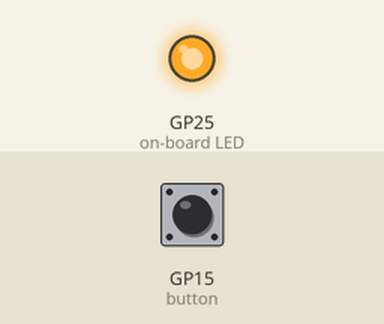
The program below on a simulated Raspberry Pi Pico running MicroPython. Parts: output pins drawn as LEDs (lit = HIGH). Inputs (shaded band) come from the test bench; at power-on: GP15 (button) HIGH.

Above: at 0.1 s.
Timing chart, 0 to 1.6 s (numbered marks = the images above):
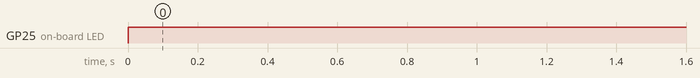

Measured:
- by itself, GP25 (on-board LED): LOW → HIGH at 0.00 s

The program:

main.py
```python
from machine import Pin, reset
from time import sleep_ms

BUTTON_PIN = 15

def handle_button_irq(pin):
    print("#CODE:100") # Código 100 - Representa o reset via botão
    reset()

button = Pin(BUTTON_PIN, Pin.IN)
Pin('LED', Pin.OUT).on()

while button.value() == 0:
    sleep_ms(50)
while button.value() == 1:
    sleep_ms(50)

sleep_ms(200)  # Debounce antes de iniciar

button.irq(trigger=Pin.IRQ_FALLING, handler=handle_button_irq)

# Roda o código principal (code.mpy)
import code
```
